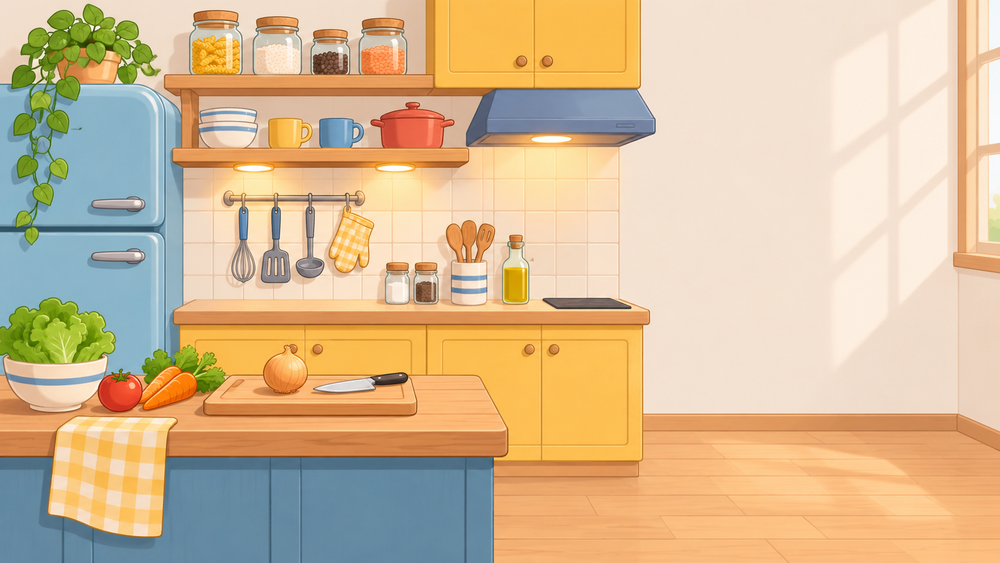
#> input picture assets/boi-canh/can-bep.png, 1000 x 563 px, shrunk from 1672 x 941 before the run, found by its file name; its folder holds 3 pictures in this run
$ python day_mau.py ../../assets/boi-canh/can-bep.png
#> lines starting #> are read from the running program, lines starting #| are printed output that depends on the picture; after the words box and inside, x2 and y2 are one past the last pixel; in counts of white or black regions, pixels touching at a corner belong together
"""Nền tối hơn, dải màu rộng hơn — cùng nguyên tắc với kênh Kurzgesagt (scripts\\kg\\mau.py):
tính trong OKLCH, giữ sắc độ H; vùng tối hạ độ sáng L về gần đen; độ đậm C nhân lên rồi ép vào sRGB
ở đúng L, H (không cắt kênh RGB nên không lệch màu). Không thêm vignette, đường cong hay hiệu ứng.

Áp cho cả mã màu SVG/CSS (core.Comp.write tự gọi day_html khi core.DAY_MAU) và ảnh nền/nhân vật:
    py scripts\\chay.py chung scripts\\hf\\day_mau.py tap\\<tập>
(ảnh gốc giữ ở video\\assets\\_goc\\, chạy lại bao nhiêu lần cũng tính từ gốc).
"""
import math
import re
import sys
from pathlib import Path

DAM = 1.45                # hệ số độ đậm C
TOI_TU, TOI_DEN = .12, .62  # khoảng độ sáng L được hạ dần (dưới TOI_DEN mới bị hạ)
TOI_MIN = .5              # L thấp nhất bị nhân với hệ số này


def _ss(a, b, x):
    t = min(max((x - a) / (b - a), 0.0), 1.0)
    return t * t * (3 - 2 * t)


def _lin(c):
    return c / 12.92 if c <= .04045 else ((c + .055) / 1.055) ** 2.4


def _gam(c):
    return 12.92 * c if c <= .0031308 else 1.055 * c ** (1 / 2.4) - .055


# [17 lines left out: functions _to_lab, _to_rgb, not called in this run]


def _ok(rgb):
    return all(-1e-4 <= v <= 1 + 1e-4 for v in rgb)


# [17 lines left out: function day, not called in this run]


_HEX = re.compile(r"#([0-9A-Fa-f]{6}|[0-9A-Fa-f]{3})\b")
_RGBA = re.compile(r"rgba?\((\d+),\s*(\d+),\s*(\d+)")


# [15 lines left out: function day_html, not called in this run]


def day_anh(src, dst):
    """Cùng phép biến đổi cho từng điểm ảnh (giữ kênh alpha)."""
    import numpy as np
    from PIL import Image
    im = Image.open(src)
#> im is the input picture: PIL image 1000x563 RGBA; mean R, G, B, A 213.7, 186.9, 150.4, 255
    has_a = im.mode in ("RGBA", "LA") or "transparency" in im.info
#> has_a = True
    im = im.convert("RGBA" if has_a else "RGB")
    arr = np.asarray(im).astype(np.float64) / 255
    rgb = arr[..., :3]
    lin = np.where(rgb <= .04045, rgb / 12.92, ((rgb + .055) / 1.055) ** 2.4)
    M1 = np.array([[.4122214708, .5363325363, .0514459929], [.2119034982, .6806995451, .1073969566],
                   [.0883024619, .2817188376, .6299787005]])
    M2 = np.array([[.2104542553, .7936177850, -.0040720468], [1.9779984951, -2.4285922050, .4505937099],
                   [.0259040371, .7827717662, -.8086757660]])
    lab = np.cbrt(lin @ M1.T) @ M2.T
    L, A, B = lab[..., 0], lab[..., 1], lab[..., 2]
    t = np.clip((L - TOI_TU) / (TOI_DEN - TOI_TU), 0, 1)
    L2 = L * (TOI_MIN + (1 - TOI_MIN) * t * t * (3 - 2 * t))
    N1 = np.linalg.inv(M2)
    N2 = np.linalg.inv(M1)

    def back(k):
        lab2 = np.stack([L2, A * k, B * k], -1)
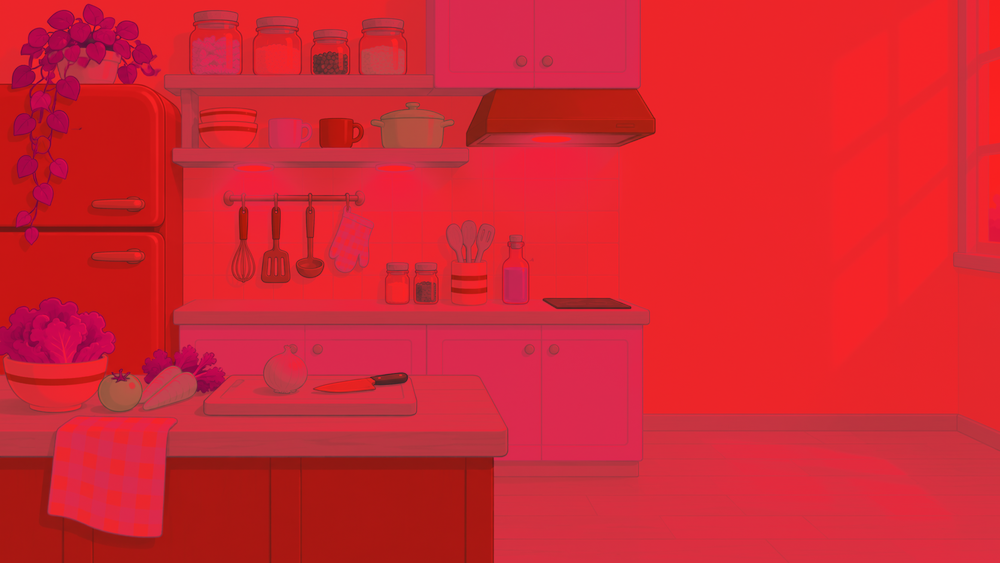
#> lab2: shape (563, 1000, 3) float64; mean of channels 0, 1, 2 0.807, 0.0235, 0.0748; drawn with min black and max white
        return (lab2 @ N1.T) ** 3 @ N2.T

    def inside(k):
        v = back(k)
#> k: shape (563, 1000) float64; every value is 1.45
        return np.all((v >= -1e-4) & (v <= 1 + 1e-4), -1)
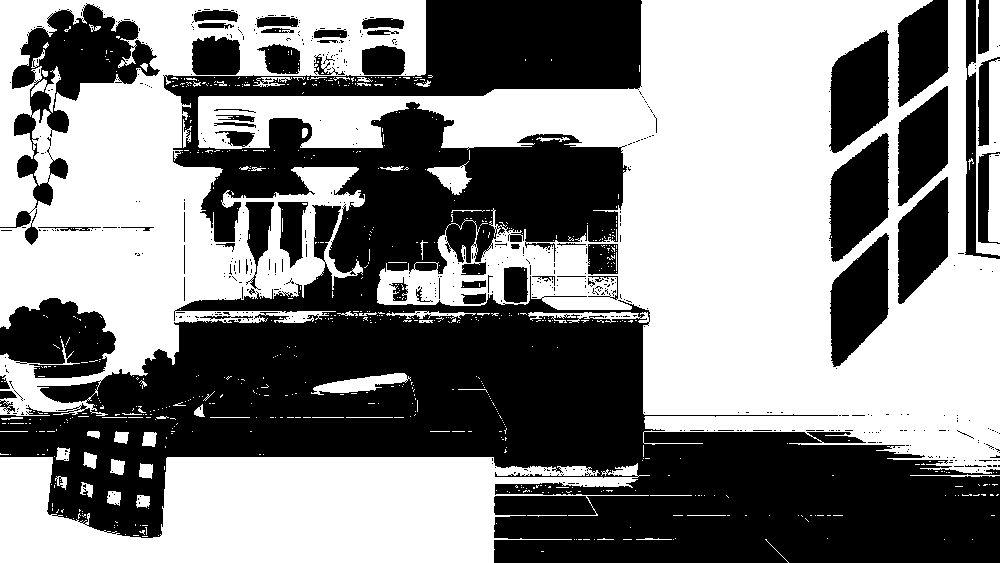
#> returned value: shape (563, 1000) bool; 51.9% white; 565 black regions (505 under 20 px), largest, box (x1, y1, x2, y2) and area: (0, 0, 1000, 563) 207708, (0, 3, 160, 228) 10081, (0, 298, 116, 378) 6532
    lo = np.zeros_like(L)
    hi = np.full_like(L, DAM)
    full = inside(hi)
    for _ in range(14):
        mid = (lo + hi) / 2
        ok = inside(mid)
        lo = np.where(ok, mid, lo)
        hi = np.where(ok, hi, mid)
#> this loop made 14 passes
#> pass 1, in inside (call 2), `v = back(k)`:
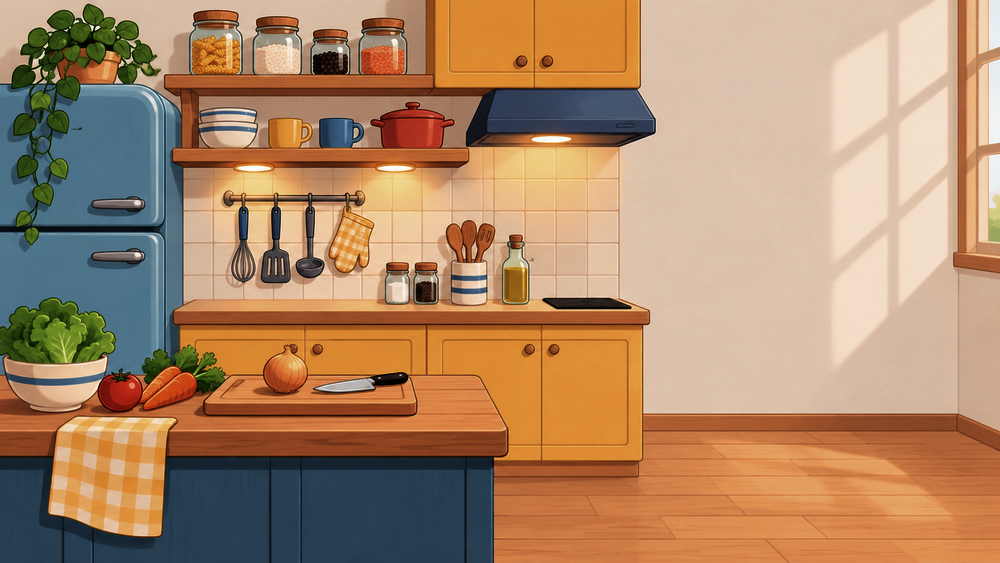
#> v: shape (563, 1000, 3) float64; mean of channels 0, 1, 2 0.681, 0.538, 0.413; drawn with min black and max white
#> after the loop:
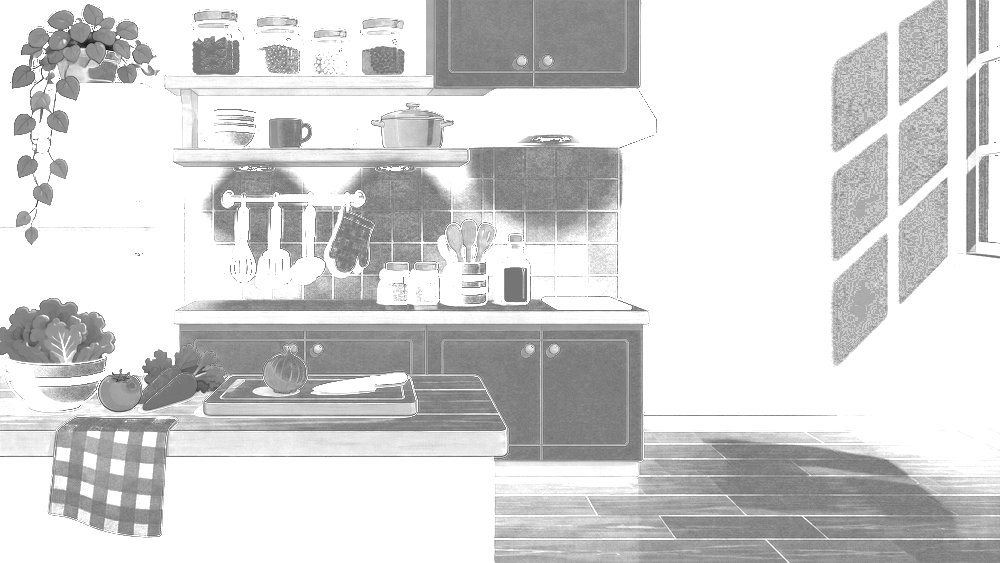
#> hi: shape (563, 1000) float64; min 0.622, max 1.45, mean 1.31; drawn with min black and max white
#> after the loop:
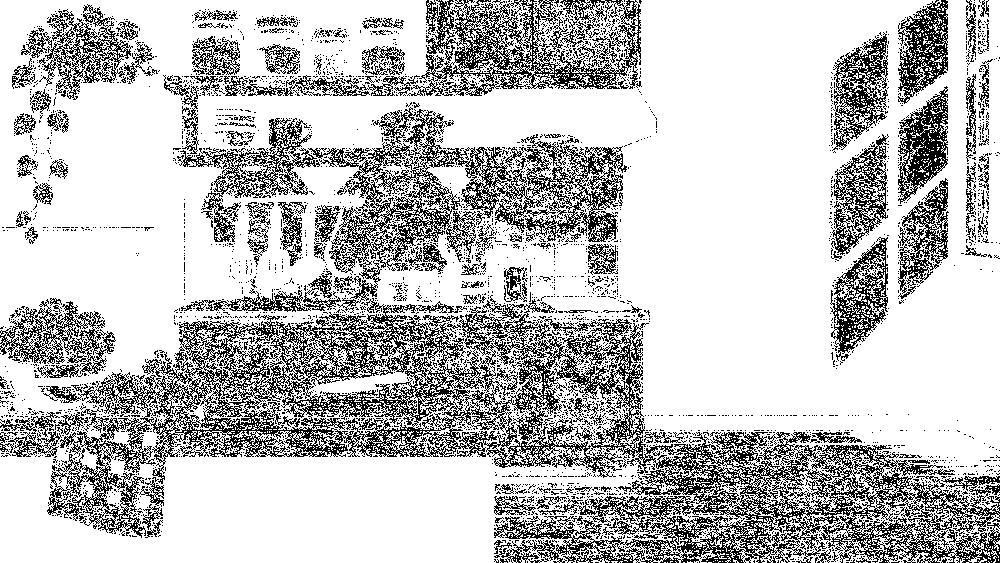
#> ok: shape (563, 1000) bool; 75.4% white; black in thin lines or dots
    k = np.where(full, DAM, lo)
    out = np.clip(back(k), 0, 1)
#> in back (call 16), `return (lab2 @ N1.T) ** 3 @ N2.T`:
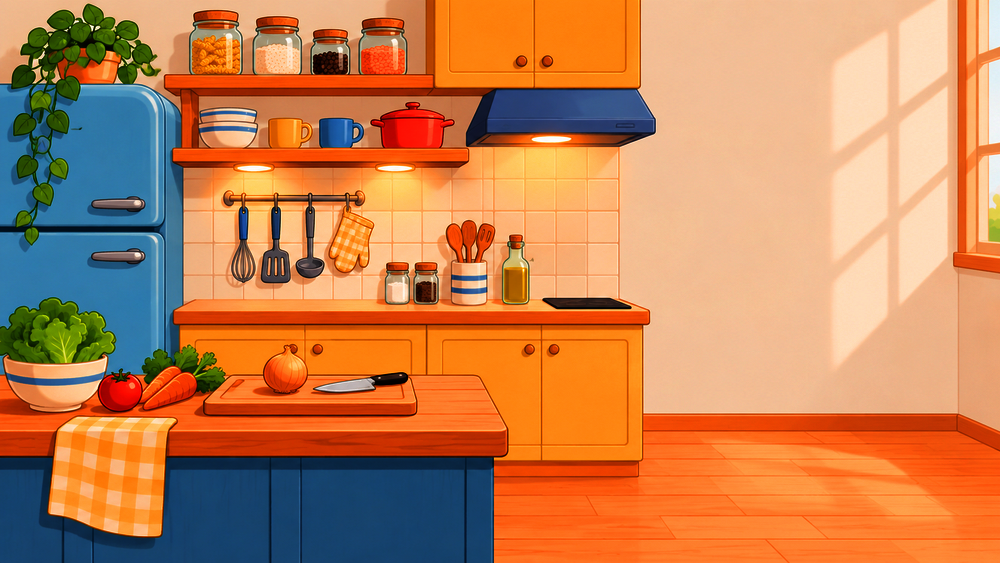
#> returned value: shape (563, 1000, 3) float64; mean of channels 0, 1, 2 0.769, 0.515, 0.337; drawn with min black and max white
    out = np.where(out <= .0031308, 12.92 * out, 1.055 * np.power(out, 1 / 2.4) - .055)
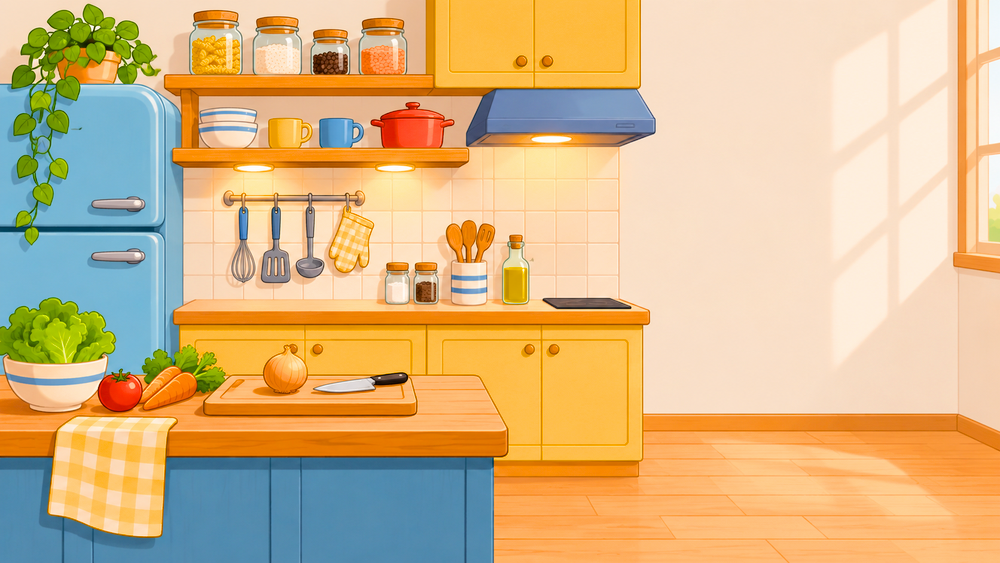
#> out: shape (563, 1000, 3) float64; mean of channels 0, 1, 2 0.849, 0.723, 0.534; drawn as R, G, B
    arr[..., :3] = out
    res = Image.fromarray((arr * 255 + .5).clip(0, 255).astype(np.uint8), im.mode)
    res.save(dst, quality=95) if str(dst).lower().endswith((".jpg", ".jpeg")) else res.save(dst)


def main():
    sys.stdout.reconfigure(encoding="utf-8")
    vid = Path(sys.argv[1]) / "video" / "assets"
    goc = vid / "_goc"
    n = 0
    for sub in ("bg", "char"):
        for p in sorted((vid / sub).glob("*.*")):
            if p.suffix.lower() not in (".jpg", ".jpeg", ".png"):
                continue
            g = goc / sub / p.name
            if not g.exists():
                g.parent.mkdir(parents=True, exist_ok=True)
                p.replace(g)
            day_anh(g, p)
            n += 1
    print(f"Đã đẩy màu {n} ảnh (gốc ở {goc})")


if __name__ == "__main__":
    main()
